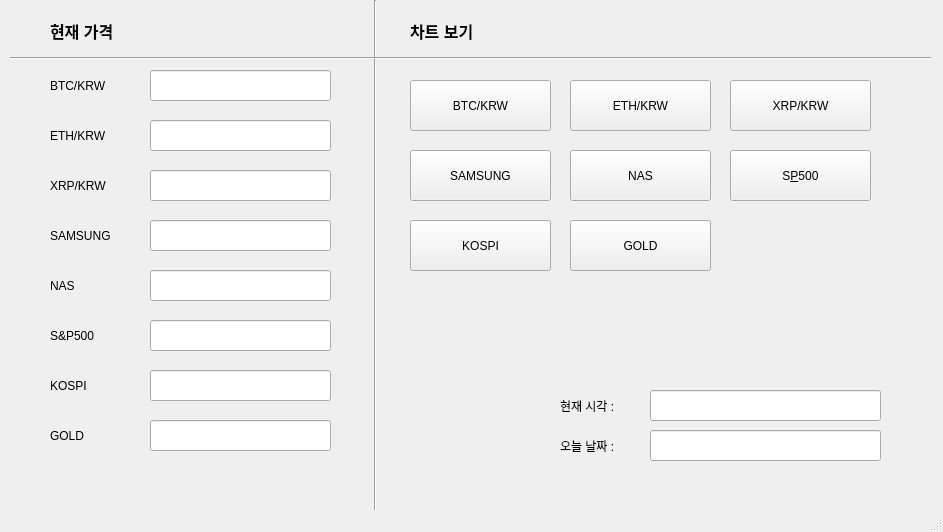
<?xml version="1.0" encoding="UTF-8"?>
<ui version="4.0">
 <class>MainWindow</class>
 <widget class="QMainWindow" name="MainWindow">
  <property name="geometry">
   <rect>
    <x>0</x>
    <y>0</y>
    <width>943</width>
    <height>532</height>
   </rect>
  </property>
  <property name="windowTitle">
   <string>MainWindow</string>
  </property>
  <widget class="QWidget" name="centralwidget">
   <widget class="QLabel" name="label">
    <property name="geometry">
     <rect>
      <x>50</x>
      <y>70</y>
      <width>101</width>
      <height>31</height>
     </rect>
    </property>
    <property name="text">
     <string>BTC/KRW</string>
    </property>
   </widget>
   <widget class="QLabel" name="label_2">
    <property name="geometry">
     <rect>
      <x>50</x>
      <y>120</y>
      <width>101</width>
      <height>31</height>
     </rect>
    </property>
    <property name="text">
     <string>ETH/KRW</string>
    </property>
   </widget>
   <widget class="QLabel" name="label_3">
    <property name="geometry">
     <rect>
      <x>50</x>
      <y>320</y>
      <width>101</width>
      <height>31</height>
     </rect>
    </property>
    <property name="text">
     <string>S&amp;P500</string>
    </property>
   </widget>
   <widget class="QLabel" name="label_4">
    <property name="geometry">
     <rect>
      <x>50</x>
      <y>170</y>
      <width>101</width>
      <height>31</height>
     </rect>
    </property>
    <property name="text">
     <string>XRP/KRW</string>
    </property>
   </widget>
   <widget class="QLabel" name="label_5">
    <property name="geometry">
     <rect>
      <x>50</x>
      <y>370</y>
      <width>101</width>
      <height>31</height>
     </rect>
    </property>
    <property name="text">
     <string>KOSPI</string>
    </property>
   </widget>
   <widget class="QLabel" name="label_6">
    <property name="geometry">
     <rect>
      <x>50</x>
      <y>270</y>
      <width>101</width>
      <height>31</height>
     </rect>
    </property>
    <property name="text">
     <string>NAS</string>
    </property>
   </widget>
   <widget class="QLabel" name="label_7">
    <property name="geometry">
     <rect>
      <x>50</x>
      <y>220</y>
      <width>101</width>
      <height>31</height>
     </rect>
    </property>
    <property name="text">
     <string>SAMSUNG</string>
    </property>
   </widget>
   <widget class="QLineEdit" name="lineEdit_1">
    <property name="geometry">
     <rect>
      <x>150</x>
      <y>70</y>
      <width>181</width>
      <height>31</height>
     </rect>
    </property>
   </widget>
   <widget class="QLineEdit" name="lineEdit_2">
    <property name="geometry">
     <rect>
      <x>150</x>
      <y>120</y>
      <width>181</width>
      <height>31</height>
     </rect>
    </property>
   </widget>
   <widget class="QLineEdit" name="lineEdit_3">
    <property name="geometry">
     <rect>
      <x>150</x>
      <y>170</y>
      <width>181</width>
      <height>31</height>
     </rect>
    </property>
   </widget>
   <widget class="QLineEdit" name="lineEdit_4">
    <property name="geometry">
     <rect>
      <x>150</x>
      <y>220</y>
      <width>181</width>
      <height>31</height>
     </rect>
    </property>
   </widget>
   <widget class="QLineEdit" name="lineEdit_5">
    <property name="geometry">
     <rect>
      <x>150</x>
      <y>270</y>
      <width>181</width>
      <height>31</height>
     </rect>
    </property>
   </widget>
   <widget class="QLineEdit" name="lineEdit_6">
    <property name="geometry">
     <rect>
      <x>150</x>
      <y>320</y>
      <width>181</width>
      <height>31</height>
     </rect>
    </property>
   </widget>
   <widget class="QLineEdit" name="lineEdit_7">
    <property name="geometry">
     <rect>
      <x>150</x>
      <y>370</y>
      <width>181</width>
      <height>31</height>
     </rect>
    </property>
   </widget>
   <widget class="QLabel" name="label_8">
    <property name="geometry">
     <rect>
      <x>410</x>
      <y>0</y>
      <width>91</width>
      <height>61</height>
     </rect>
    </property>
    <property name="font">
     <font>
      <family>Arial</family>
      <pointsize>12</pointsize>
      <weight>75</weight>
      <bold>true</bold>
     </font>
    </property>
    <property name="text">
     <string>차트 보기</string>
    </property>
   </widget>
   <widget class="QPushButton" name="btc">
    <property name="geometry">
     <rect>
      <x>410</x>
      <y>80</y>
      <width>141</width>
      <height>51</height>
     </rect>
    </property>
    <property name="text">
     <string>BTC/KRW</string>
    </property>
   </widget>
   <widget class="QPushButton" name="xrp">
    <property name="geometry">
     <rect>
      <x>730</x>
      <y>80</y>
      <width>141</width>
      <height>51</height>
     </rect>
    </property>
    <property name="text">
     <string>XRP/KRW</string>
    </property>
   </widget>
   <widget class="QPushButton" name="sp">
    <property name="geometry">
     <rect>
      <x>730</x>
      <y>150</y>
      <width>141</width>
      <height>51</height>
     </rect>
    </property>
    <property name="text">
     <string>S&amp;P500</string>
    </property>
   </widget>
   <widget class="QPushButton" name="nas">
    <property name="geometry">
     <rect>
      <x>570</x>
      <y>150</y>
      <width>141</width>
      <height>51</height>
     </rect>
    </property>
    <property name="text">
     <string>NAS</string>
    </property>
   </widget>
   <widget class="QPushButton" name="eth">
    <property name="geometry">
     <rect>
      <x>570</x>
      <y>80</y>
      <width>141</width>
      <height>51</height>
     </rect>
    </property>
    <property name="text">
     <string>ETH/KRW</string>
    </property>
   </widget>
   <widget class="QPushButton" name="sam">
    <property name="geometry">
     <rect>
      <x>410</x>
      <y>150</y>
      <width>141</width>
      <height>51</height>
     </rect>
    </property>
    <property name="text">
     <string>SAMSUNG</string>
    </property>
   </widget>
   <widget class="QPushButton" name="kos">
    <property name="geometry">
     <rect>
      <x>410</x>
      <y>220</y>
      <width>141</width>
      <height>51</height>
     </rect>
    </property>
    <property name="text">
     <string>KOSPI</string>
    </property>
   </widget>
   <widget class="QLabel" name="label_9">
    <property name="geometry">
     <rect>
      <x>50</x>
      <y>420</y>
      <width>101</width>
      <height>31</height>
     </rect>
    </property>
    <property name="text">
     <string>GOLD</string>
    </property>
   </widget>
   <widget class="QLineEdit" name="lineEdit_8">
    <property name="geometry">
     <rect>
      <x>150</x>
      <y>420</y>
      <width>181</width>
      <height>31</height>
     </rect>
    </property>
   </widget>
   <widget class="QPushButton" name="gold">
    <property name="geometry">
     <rect>
      <x>570</x>
      <y>220</y>
      <width>141</width>
      <height>51</height>
     </rect>
    </property>
    <property name="text">
     <string>GOLD</string>
    </property>
   </widget>
   <widget class="QLabel" name="label_10">
    <property name="geometry">
     <rect>
      <x>560</x>
      <y>390</y>
      <width>101</width>
      <height>31</height>
     </rect>
    </property>
    <property name="text">
     <string>현재 시각 : </string>
    </property>
   </widget>
   <widget class="QLabel" name="label_11">
    <property name="geometry">
     <rect>
      <x>560</x>
      <y>430</y>
      <width>101</width>
      <height>31</height>
     </rect>
    </property>
    <property name="text">
     <string>오늘 날짜 :</string>
    </property>
   </widget>
   <widget class="QLineEdit" name="lineEdit_9">
    <property name="geometry">
     <rect>
      <x>650</x>
      <y>390</y>
      <width>231</width>
      <height>31</height>
     </rect>
    </property>
   </widget>
   <widget class="QLineEdit" name="lineEdit_10">
    <property name="geometry">
     <rect>
      <x>650</x>
      <y>430</y>
      <width>231</width>
      <height>31</height>
     </rect>
    </property>
   </widget>
   <widget class="Line" name="line">
    <property name="geometry">
     <rect>
      <x>330</x>
      <y>0</y>
      <width>91</width>
      <height>531</height>
     </rect>
    </property>
    <property name="orientation">
     <enum>Qt::Vertical</enum>
    </property>
   </widget>
   <widget class="Line" name="line_3">
    <property name="geometry">
     <rect>
      <x>10</x>
      <y>50</y>
      <width>921</width>
      <height>16</height>
     </rect>
    </property>
    <property name="orientation">
     <enum>Qt::Horizontal</enum>
    </property>
   </widget>
   <widget class="QLabel" name="label_12">
    <property name="geometry">
     <rect>
      <x>50</x>
      <y>0</y>
      <width>131</width>
      <height>61</height>
     </rect>
    </property>
    <property name="font">
     <font>
      <family>Arial</family>
      <pointsize>12</pointsize>
      <weight>75</weight>
      <bold>true</bold>
     </font>
    </property>
    <property name="text">
     <string>현재 가격</string>
    </property>
   </widget>
  </widget>
  <widget class="QMenuBar" name="menubar">
   <property name="geometry">
    <rect>
     <x>0</x>
     <y>0</y>
     <width>943</width>
     <height>26</height>
    </rect>
   </property>
  </widget>
  <widget class="QStatusBar" name="statusbar"/>
 </widget>
 <resources/>
 <connections/>
</ui>
